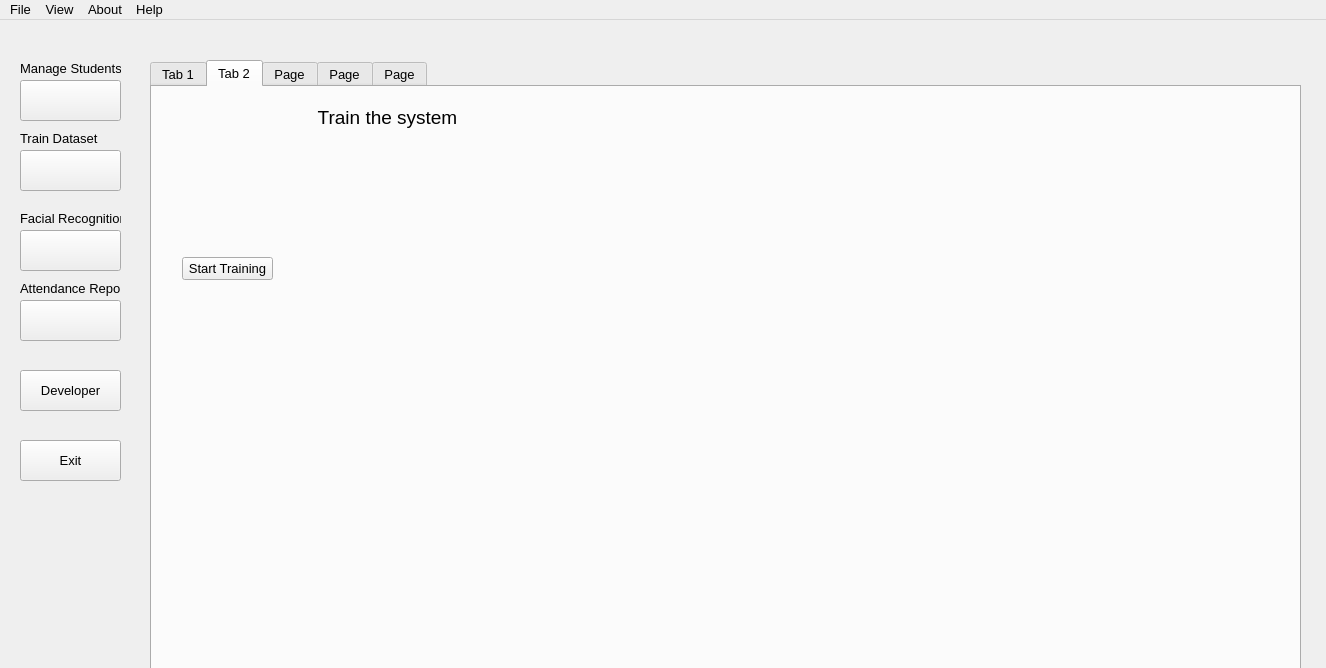
<?xml version="1.0" encoding="UTF-8"?>
<ui version="4.0">
 <class>MainWindowSystem</class>
 <widget class="QMainWindow" name="MainWindowSystem">
  <property name="geometry">
   <rect>
    <x>0</x>
    <y>0</y>
    <width>1326</width>
    <height>668</height>
   </rect>
  </property>
  <property name="font">
   <font>
    <family>Segoe UI</family>
    <pointsize>10</pointsize>
   </font>
  </property>
  <property name="windowTitle">
   <string>Mirrorlane</string>
  </property>
  <property name="windowIcon">
   <iconset resource="icons.qrc">
    <normaloff>:/icons/video_call_32px.png</normaloff>:/icons/video_call_32px.png</iconset>
  </property>
  <property name="styleSheet">
   <string notr="true"/>
  </property>
  <widget class="QWidget" name="centralwidget">
   <widget class="QPushButton" name="pushButton_manage">
    <property name="geometry">
     <rect>
      <x>20</x>
      <y>60</y>
      <width>101</width>
      <height>41</height>
     </rect>
    </property>
    <property name="text">
     <string/>
    </property>
    <property name="icon">
     <iconset resource="icons.qrc">
      <normaloff>:/icons/people_64px.png</normaloff>:/icons/people_64px.png</iconset>
    </property>
    <property name="iconSize">
     <size>
      <width>40</width>
      <height>40</height>
     </size>
    </property>
   </widget>
   <widget class="QLabel" name="label">
    <property name="geometry">
     <rect>
      <x>20</x>
      <y>40</y>
      <width>101</width>
      <height>16</height>
     </rect>
    </property>
    <property name="text">
     <string>Manage Students</string>
    </property>
   </widget>
   <widget class="QPushButton" name="pushButton_dataset">
    <property name="geometry">
     <rect>
      <x>20</x>
      <y>130</y>
      <width>101</width>
      <height>41</height>
     </rect>
    </property>
    <property name="text">
     <string/>
    </property>
    <property name="icon">
     <iconset resource="icons.qrc">
      <normaloff>:/icons/settings_64px.png</normaloff>:/icons/settings_64px.png</iconset>
    </property>
    <property name="iconSize">
     <size>
      <width>39</width>
      <height>39</height>
     </size>
    </property>
   </widget>
   <widget class="QLabel" name="label_2">
    <property name="geometry">
     <rect>
      <x>20</x>
      <y>110</y>
      <width>101</width>
      <height>16</height>
     </rect>
    </property>
    <property name="text">
     <string>Train Dataset</string>
    </property>
   </widget>
   <widget class="QPushButton" name="pushButton_3_face">
    <property name="geometry">
     <rect>
      <x>20</x>
      <y>210</y>
      <width>101</width>
      <height>41</height>
     </rect>
    </property>
    <property name="text">
     <string/>
    </property>
    <property name="icon">
     <iconset resource="icons.qrc">
      <normaloff>:/icons/face_id_48px.png</normaloff>:/icons/face_id_48px.png</iconset>
    </property>
    <property name="iconSize">
     <size>
      <width>39</width>
      <height>39</height>
     </size>
    </property>
   </widget>
   <widget class="QLabel" name="label_3">
    <property name="geometry">
     <rect>
      <x>20</x>
      <y>190</y>
      <width>101</width>
      <height>16</height>
     </rect>
    </property>
    <property name="text">
     <string>Facial Recognition</string>
    </property>
   </widget>
   <widget class="QPushButton" name="pushButton_4_attendance">
    <property name="geometry">
     <rect>
      <x>20</x>
      <y>280</y>
      <width>101</width>
      <height>41</height>
     </rect>
    </property>
    <property name="text">
     <string/>
    </property>
    <property name="icon">
     <iconset resource="icons.qrc">
      <normaloff>:/icons/microsoft_excel_26px.png</normaloff>:/icons/microsoft_excel_26px.png</iconset>
    </property>
    <property name="iconSize">
     <size>
      <width>39</width>
      <height>39</height>
     </size>
    </property>
   </widget>
   <widget class="QLabel" name="label_4">
    <property name="geometry">
     <rect>
      <x>20</x>
      <y>260</y>
      <width>101</width>
      <height>16</height>
     </rect>
    </property>
    <property name="text">
     <string>Attendance Report</string>
    </property>
   </widget>
   <widget class="QPushButton" name="pushButton_6_developer">
    <property name="geometry">
     <rect>
      <x>20</x>
      <y>350</y>
      <width>101</width>
      <height>41</height>
     </rect>
    </property>
    <property name="text">
     <string>Developer</string>
    </property>
   </widget>
   <widget class="QPushButton" name="pushButton_7">
    <property name="geometry">
     <rect>
      <x>20</x>
      <y>420</y>
      <width>101</width>
      <height>41</height>
     </rect>
    </property>
    <property name="text">
     <string>Exit</string>
    </property>
   </widget>
   <widget class="QTabWidget" name="tabWidget">
    <property name="geometry">
     <rect>
      <x>150</x>
      <y>40</y>
      <width>1151</width>
      <height>611</height>
     </rect>
    </property>
    <property name="currentIndex">
     <number>1</number>
    </property>
    <widget class="QWidget" name="tab">
     <attribute name="title">
      <string>Tab 1</string>
     </attribute>
     <widget class="QGroupBox" name="groupBox">
      <property name="geometry">
       <rect>
        <x>0</x>
        <y>0</y>
        <width>451</width>
        <height>531</height>
       </rect>
      </property>
      <property name="maximumSize">
       <size>
        <width>16777194</width>
        <height>16777215</height>
       </size>
      </property>
      <property name="title">
       <string>ADD STUDENTS</string>
      </property>
      <widget class="QLabel" name="label_8">
       <property name="geometry">
        <rect>
         <x>10</x>
         <y>20</y>
         <width>101</width>
         <height>16</height>
        </rect>
       </property>
       <property name="text">
        <string>FullName</string>
       </property>
      </widget>
      <widget class="QLineEdit" name="lineEdit_fullname">
       <property name="geometry">
        <rect>
         <x>120</x>
         <y>20</y>
         <width>281</width>
         <height>20</height>
        </rect>
       </property>
       <property name="placeholderText">
        <string>Fullname..</string>
       </property>
      </widget>
      <widget class="QLineEdit" name="lineEdit_2_reg_no">
       <property name="geometry">
        <rect>
         <x>120</x>
         <y>70</y>
         <width>281</width>
         <height>20</height>
        </rect>
       </property>
       <property name="placeholderText">
        <string>CT100/G/0000/17</string>
       </property>
      </widget>
      <widget class="QLabel" name="label_9">
       <property name="geometry">
        <rect>
         <x>10</x>
         <y>70</y>
         <width>101</width>
         <height>16</height>
        </rect>
       </property>
       <property name="text">
        <string>Reg No</string>
       </property>
      </widget>
      <widget class="QLineEdit" name="lineEdit_contacts">
       <property name="geometry">
        <rect>
         <x>120</x>
         <y>120</y>
         <width>281</width>
         <height>20</height>
        </rect>
       </property>
       <property name="placeholderText">
        <string>Mobile No</string>
       </property>
      </widget>
      <widget class="QLabel" name="label_10">
       <property name="geometry">
        <rect>
         <x>10</x>
         <y>120</y>
         <width>101</width>
         <height>16</height>
        </rect>
       </property>
       <property name="text">
        <string>Contactas</string>
       </property>
      </widget>
      <widget class="QLabel" name="label_11">
       <property name="geometry">
        <rect>
         <x>10</x>
         <y>220</y>
         <width>101</width>
         <height>21</height>
        </rect>
       </property>
       <property name="text">
        <string>Course</string>
       </property>
      </widget>
      <widget class="QLabel" name="label_13">
       <property name="geometry">
        <rect>
         <x>10</x>
         <y>270</y>
         <width>101</width>
         <height>21</height>
        </rect>
       </property>
       <property name="text">
        <string>School</string>
       </property>
      </widget>
      <widget class="QLabel" name="label_15">
       <property name="geometry">
        <rect>
         <x>10</x>
         <y>320</y>
         <width>101</width>
         <height>21</height>
        </rect>
       </property>
       <property name="text">
        <string>Gender</string>
       </property>
      </widget>
      <widget class="QComboBox" name="comboBox_Course">
       <property name="geometry">
        <rect>
         <x>120</x>
         <y>220</y>
         <width>281</width>
         <height>22</height>
        </rect>
       </property>
      </widget>
      <widget class="QComboBox" name="comboBox_School">
       <property name="geometry">
        <rect>
         <x>120</x>
         <y>270</y>
         <width>281</width>
         <height>22</height>
        </rect>
       </property>
       <item>
        <property name="text">
         <string>School of Business And Economics</string>
        </property>
       </item>
       <item>
        <property name="text">
         <string>School of Health Sciences</string>
        </property>
       </item>
       <item>
        <property name="text">
         <string>School of Pure And Applied Sciences</string>
        </property>
       </item>
       <item>
        <property name="text">
         <string>School of Engineering And Built Environment</string>
        </property>
       </item>
       <item>
        <property name="text">
         <string>School of Hospitality and Textile Technology</string>
        </property>
       </item>
      </widget>
      <widget class="QComboBox" name="comboBox_gender">
       <property name="geometry">
        <rect>
         <x>120</x>
         <y>320</y>
         <width>281</width>
         <height>22</height>
        </rect>
       </property>
       <item>
        <property name="text">
         <string>Male</string>
        </property>
       </item>
       <item>
        <property name="text">
         <string>Female</string>
        </property>
       </item>
      </widget>
      <widget class="QLabel" name="label_16">
       <property name="geometry">
        <rect>
         <x>10</x>
         <y>410</y>
         <width>101</width>
         <height>21</height>
        </rect>
       </property>
       <property name="text">
        <string>Images</string>
       </property>
      </widget>
      <widget class="QPushButton" name="pushButton_load_images">
       <property name="geometry">
        <rect>
         <x>120</x>
         <y>410</y>
         <width>111</width>
         <height>23</height>
        </rect>
       </property>
       <property name="text">
        <string>Load Images</string>
       </property>
      </widget>
      <widget class="QLabel" name="label_27">
       <property name="geometry">
        <rect>
         <x>11</x>
         <y>370</y>
         <width>101</width>
         <height>21</height>
        </rect>
       </property>
       <property name="text">
        <string>Dob</string>
       </property>
      </widget>
      <widget class="QLabel" name="label_12">
       <property name="geometry">
        <rect>
         <x>10</x>
         <y>170</y>
         <width>101</width>
         <height>21</height>
        </rect>
       </property>
       <property name="text">
        <string>Level</string>
       </property>
      </widget>
      <widget class="QComboBox" name="comboBox_Level">
       <property name="geometry">
        <rect>
         <x>120</x>
         <y>170</y>
         <width>281</width>
         <height>22</height>
        </rect>
       </property>
      </widget>
      <widget class="QDateEdit" name="dateEdit_dob">
       <property name="geometry">
        <rect>
         <x>120</x>
         <y>370</y>
         <width>281</width>
         <height>22</height>
        </rect>
       </property>
      </widget>
      <widget class="QLabel" name="label_pix_img">
       <property name="geometry">
        <rect>
         <x>250</x>
         <y>410</y>
         <width>171</width>
         <height>91</height>
        </rect>
       </property>
       <property name="maximumSize">
        <size>
         <width>200</width>
         <height>200</height>
        </size>
       </property>
       <property name="text">
        <string/>
       </property>
      </widget>
      <widget class="QLabel" name="label_6_input_error">
       <property name="geometry">
        <rect>
         <x>20</x>
         <y>510</y>
         <width>361</width>
         <height>16</height>
        </rect>
       </property>
       <property name="font">
        <font>
         <family>Segoe UI</family>
         <pointsize>10</pointsize>
        </font>
       </property>
       <property name="styleSheet">
        <string notr="true">color: rgb(255, 0, 0);</string>
       </property>
       <property name="text">
        <string/>
       </property>
      </widget>
     </widget>
     <widget class="QPushButton" name="pushButton_add_student">
      <property name="geometry">
       <rect>
        <x>10</x>
        <y>550</y>
        <width>71</width>
        <height>31</height>
       </rect>
      </property>
      <property name="text">
       <string>Add</string>
      </property>
     </widget>
     <widget class="QPushButton" name="pushButton_10_update">
      <property name="geometry">
       <rect>
        <x>130</x>
        <y>550</y>
        <width>71</width>
        <height>31</height>
       </rect>
      </property>
      <property name="text">
       <string>Update</string>
      </property>
     </widget>
     <widget class="QPushButton" name="pushButton_delete">
      <property name="geometry">
       <rect>
        <x>250</x>
        <y>550</y>
        <width>71</width>
        <height>31</height>
       </rect>
      </property>
      <property name="text">
       <string>Delete</string>
      </property>
     </widget>
     <widget class="QPushButton" name="pushButton_clear">
      <property name="geometry">
       <rect>
        <x>370</x>
        <y>550</y>
        <width>71</width>
        <height>31</height>
       </rect>
      </property>
      <property name="text">
       <string>Clear</string>
      </property>
     </widget>
     <widget class="QLabel" name="label_17">
      <property name="geometry">
       <rect>
        <x>480</x>
        <y>30</y>
        <width>91</width>
        <height>31</height>
       </rect>
      </property>
      <property name="font">
       <font>
        <family>Segoe UI</family>
        <pointsize>10</pointsize>
       </font>
      </property>
      <property name="text">
       <string>Search Student</string>
      </property>
     </widget>
     <widget class="QLineEdit" name="lineEdit_4_search">
      <property name="geometry">
       <rect>
        <x>602</x>
        <y>30</y>
        <width>251</width>
        <height>31</height>
       </rect>
      </property>
      <property name="placeholderText">
       <string>RegNo....</string>
      </property>
     </widget>
     <widget class="QPushButton" name="pushButton_show_all">
      <property name="geometry">
       <rect>
        <x>890</x>
        <y>30</y>
        <width>121</width>
        <height>31</height>
       </rect>
      </property>
      <property name="text">
       <string>Show All</string>
      </property>
      <property name="icon">
       <iconset resource="icons.qrc">
        <normaloff>:/icons/refresh_24px.png</normaloff>:/icons/refresh_24px.png</iconset>
      </property>
     </widget>
     <widget class="QTableWidget" name="tableWidget_student_data">
      <property name="geometry">
       <rect>
        <x>450</x>
        <y>80</y>
        <width>741</width>
        <height>501</height>
       </rect>
      </property>
      <column>
       <property name="text">
        <string>Fullname</string>
       </property>
      </column>
      <column>
       <property name="text">
        <string>RegNo</string>
       </property>
      </column>
      <column>
       <property name="text">
        <string>Contacts</string>
       </property>
      </column>
      <column>
       <property name="text">
        <string>Level</string>
       </property>
      </column>
      <column>
       <property name="text">
        <string>Course</string>
       </property>
      </column>
      <column>
       <property name="text">
        <string>School</string>
       </property>
      </column>
      <column>
       <property name="text">
        <string>Gender</string>
       </property>
      </column>
      <column>
       <property name="text">
        <string>DOB</string>
       </property>
      </column>
     </widget>
    </widget>
    <widget class="QWidget" name="tab_2">
     <attribute name="title">
      <string>Tab 2</string>
     </attribute>
     <widget class="QLabel" name="label_18">
      <property name="geometry">
       <rect>
        <x>20</x>
        <y>10</y>
        <width>431</width>
        <height>41</height>
       </rect>
      </property>
      <property name="font">
       <font>
        <family>Segoe UI</family>
        <pointsize>14</pointsize>
       </font>
      </property>
      <property name="text">
       <string>Train the system</string>
      </property>
      <property name="alignment">
       <set>Qt::AlignCenter</set>
      </property>
     </widget>
     <widget class="QPushButton" name="pushButton_stat_training">
      <property name="geometry">
       <rect>
        <x>30</x>
        <y>170</y>
        <width>91</width>
        <height>23</height>
       </rect>
      </property>
      <property name="text">
       <string>Start Training</string>
      </property>
     </widget>
     <widget class="QLabel" name="label_6_training_progress">
      <property name="geometry">
       <rect>
        <x>30</x>
        <y>230</y>
        <width>401</width>
        <height>16</height>
       </rect>
      </property>
      <property name="styleSheet">
       <string notr="true">color: rgb(85, 255, 0);</string>
      </property>
      <property name="text">
       <string/>
      </property>
     </widget>
    </widget>
    <widget class="QWidget" name="tab_3">
     <attribute name="title">
      <string>Page</string>
     </attribute>
     <widget class="QLabel" name="label_19">
      <property name="geometry">
       <rect>
        <x>30</x>
        <y>20</y>
        <width>411</width>
        <height>31</height>
       </rect>
      </property>
      <property name="font">
       <font>
        <family>Segoe UI</family>
        <pointsize>15</pointsize>
       </font>
      </property>
      <property name="text">
       <string>Load Recognizer</string>
      </property>
     </widget>
     <widget class="QLabel" name="label_6_camera">
      <property name="geometry">
       <rect>
        <x>30</x>
        <y>70</y>
        <width>541</width>
        <height>401</height>
       </rect>
      </property>
      <property name="text">
       <string/>
      </property>
     </widget>
     <widget class="QPushButton" name="pushButton_start_face">
      <property name="geometry">
       <rect>
        <x>30</x>
        <y>500</y>
        <width>111</width>
        <height>31</height>
       </rect>
      </property>
      <property name="text">
       <string>start</string>
      </property>
     </widget>
     <widget class="QPushButton" name="pushButton">
      <property name="geometry">
       <rect>
        <x>170</x>
        <y>500</y>
        <width>91</width>
        <height>31</height>
       </rect>
      </property>
      <property name="text">
       <string>cool btn</string>
      </property>
     </widget>
    </widget>
    <widget class="QWidget" name="tab_4">
     <attribute name="title">
      <string>Page</string>
     </attribute>
     <widget class="QGroupBox" name="groupBox_2">
      <property name="geometry">
       <rect>
        <x>10</x>
        <y>10</y>
        <width>321</width>
        <height>511</height>
       </rect>
      </property>
      <property name="title">
       <string>Attendance Info</string>
      </property>
      <widget class="QLabel" name="label_20">
       <property name="geometry">
        <rect>
         <x>10</x>
         <y>20</y>
         <width>251</width>
         <height>31</height>
        </rect>
       </property>
       <property name="font">
        <font>
         <family>Segoe UI</family>
         <pointsize>10</pointsize>
        </font>
       </property>
       <property name="text">
        <string>View and Update Attendance</string>
       </property>
      </widget>
      <widget class="QLabel" name="label_21">
       <property name="geometry">
        <rect>
         <x>10</x>
         <y>120</y>
         <width>101</width>
         <height>16</height>
        </rect>
       </property>
       <property name="text">
        <string>Reg No</string>
       </property>
      </widget>
      <widget class="QLineEdit" name="lineEdit_6">
       <property name="geometry">
        <rect>
         <x>160</x>
         <y>70</y>
         <width>151</width>
         <height>20</height>
        </rect>
       </property>
       <property name="text">
        <string/>
       </property>
      </widget>
      <widget class="QLabel" name="label_22">
       <property name="geometry">
        <rect>
         <x>10</x>
         <y>70</y>
         <width>101</width>
         <height>16</height>
        </rect>
       </property>
       <property name="text">
        <string>FullName</string>
       </property>
      </widget>
      <widget class="QLineEdit" name="lineEdit_7">
       <property name="geometry">
        <rect>
         <x>160</x>
         <y>170</y>
         <width>151</width>
         <height>20</height>
        </rect>
       </property>
       <property name="text">
        <string/>
       </property>
      </widget>
      <widget class="QLabel" name="label_23">
       <property name="geometry">
        <rect>
         <x>10</x>
         <y>170</y>
         <width>101</width>
         <height>16</height>
        </rect>
       </property>
       <property name="text">
        <string>Status</string>
       </property>
      </widget>
      <widget class="QLineEdit" name="lineEdit_5">
       <property name="geometry">
        <rect>
         <x>160</x>
         <y>120</y>
         <width>151</width>
         <height>20</height>
        </rect>
       </property>
       <property name="text">
        <string/>
       </property>
      </widget>
      <widget class="QPushButton" name="pushButton_16">
       <property name="geometry">
        <rect>
         <x>200</x>
         <y>230</y>
         <width>71</width>
         <height>31</height>
        </rect>
       </property>
       <property name="text">
        <string>Clear</string>
       </property>
      </widget>
      <widget class="QPushButton" name="pushButton_17">
       <property name="geometry">
        <rect>
         <x>10</x>
         <y>230</y>
         <width>71</width>
         <height>31</height>
        </rect>
       </property>
       <property name="text">
        <string>Update</string>
       </property>
      </widget>
      <widget class="QLabel" name="label_24">
       <property name="geometry">
        <rect>
         <x>10</x>
         <y>290</y>
         <width>151</width>
         <height>31</height>
        </rect>
       </property>
       <property name="text">
        <string>Export to Excel</string>
       </property>
      </widget>
      <widget class="QPushButton" name="pushButton_18">
       <property name="geometry">
        <rect>
         <x>10</x>
         <y>330</y>
         <width>71</width>
         <height>31</height>
        </rect>
       </property>
       <property name="text">
        <string>Export</string>
       </property>
      </widget>
      <widget class="QLabel" name="label_25">
       <property name="geometry">
        <rect>
         <x>10</x>
         <y>390</y>
         <width>151</width>
         <height>31</height>
        </rect>
       </property>
       <property name="text">
        <string>Delete Attendance</string>
       </property>
      </widget>
      <widget class="QPushButton" name="pushButton_19">
       <property name="geometry">
        <rect>
         <x>10</x>
         <y>430</y>
         <width>71</width>
         <height>31</height>
        </rect>
       </property>
       <property name="text">
        <string>Delete</string>
       </property>
      </widget>
     </widget>
     <widget class="QLineEdit" name="lineEdit_8">
      <property name="geometry">
       <rect>
        <x>502</x>
        <y>10</y>
        <width>181</width>
        <height>31</height>
       </rect>
      </property>
      <property name="placeholderText">
       <string>Student Reg No</string>
      </property>
     </widget>
     <widget class="QLabel" name="label_26">
      <property name="geometry">
       <rect>
        <x>380</x>
        <y>20</y>
        <width>91</width>
        <height>21</height>
       </rect>
      </property>
      <property name="font">
       <font>
        <family>Segoe UI</family>
        <pointsize>10</pointsize>
       </font>
      </property>
      <property name="text">
       <string>Search Student</string>
      </property>
     </widget>
     <widget class="QPushButton" name="pushButton_20">
      <property name="geometry">
       <rect>
        <x>700</x>
        <y>10</y>
        <width>75</width>
        <height>31</height>
       </rect>
      </property>
      <property name="text">
       <string>Search</string>
      </property>
     </widget>
     <widget class="QPushButton" name="pushButton_21">
      <property name="geometry">
       <rect>
        <x>820</x>
        <y>10</y>
        <width>75</width>
        <height>31</height>
       </rect>
      </property>
      <property name="text">
       <string>Show All</string>
      </property>
     </widget>
     <widget class="QTableWidget" name="tableWidget_2">
      <property name="geometry">
       <rect>
        <x>380</x>
        <y>60</y>
        <width>701</width>
        <height>461</height>
       </rect>
      </property>
      <column>
       <property name="text">
        <string>Fullname</string>
       </property>
      </column>
      <column>
       <property name="text">
        <string>RegNo</string>
       </property>
      </column>
      <column>
       <property name="text">
        <string>Contacts</string>
       </property>
      </column>
      <column>
       <property name="text">
        <string>School</string>
       </property>
      </column>
      <column>
       <property name="text">
        <string>New Column</string>
       </property>
      </column>
      <column>
       <property name="text">
        <string>Course</string>
       </property>
      </column>
      <column>
       <property name="text">
        <string>Gender</string>
       </property>
      </column>
      <column>
       <property name="text">
        <string>Dob</string>
       </property>
      </column>
     </widget>
    </widget>
    <widget class="QWidget" name="tab_5">
     <attribute name="title">
      <string>Page</string>
     </attribute>
    </widget>
   </widget>
   <widget class="QLabel" name="label_6_time">
    <property name="geometry">
     <rect>
      <x>410</x>
      <y>0</y>
      <width>291</width>
      <height>31</height>
     </rect>
    </property>
    <property name="styleSheet">
     <string notr="true">color: rgb(170, 85, 127);</string>
    </property>
    <property name="text">
     <string/>
    </property>
   </widget>
   <widget class="QLabel" name="label_6_time_2">
    <property name="geometry">
     <rect>
      <x>760</x>
      <y>0</y>
      <width>291</width>
      <height>31</height>
     </rect>
    </property>
    <property name="styleSheet">
     <string notr="true">color: rgb(170, 85, 127);</string>
    </property>
    <property name="text">
     <string/>
    </property>
   </widget>
  </widget>
  <widget class="QMenuBar" name="menubar">
   <property name="geometry">
    <rect>
     <x>0</x>
     <y>0</y>
     <width>1326</width>
     <height>21</height>
    </rect>
   </property>
   <widget class="QMenu" name="menuFile">
    <property name="title">
     <string>File</string>
    </property>
    <addaction name="actionView_Attendance"/>
    <addaction name="actionExport_to_Excel"/>
    <addaction name="actionExport_to_CSV"/>
    <addaction name="separator"/>
    <addaction name="actionPrint"/>
    <addaction name="actionQuit"/>
   </widget>
   <widget class="QMenu" name="menuView">
    <property name="title">
     <string>View</string>
    </property>
    <addaction name="actionShow_all_data"/>
    <addaction name="actionToolbars"/>
   </widget>
   <widget class="QMenu" name="menuAbout">
    <property name="title">
     <string>About</string>
    </property>
    <addaction name="actionFacial_Recognition_Software"/>
    <addaction name="actionDeveloper"/>
   </widget>
   <widget class="QMenu" name="menuHelp">
    <property name="title">
     <string>Help</string>
    </property>
    <addaction name="actionReport_a_bug"/>
    <addaction name="actionMake_Suggestions"/>
    <addaction name="actionManual_usage"/>
   </widget>
   <addaction name="menuFile"/>
   <addaction name="menuView"/>
   <addaction name="menuAbout"/>
   <addaction name="menuHelp"/>
  </widget>
  <action name="actionView_Attendance">
   <property name="icon">
    <iconset resource="icons.qrc">
     <normaloff>:/icons/report_file_32px.png</normaloff>:/icons/report_file_32px.png</iconset>
   </property>
   <property name="text">
    <string>View Attendance</string>
   </property>
   <property name="toolTip">
    <string>Preview attendance list</string>
   </property>
   <property name="font">
    <font>
     <family>Segoe UI</family>
     <pointsize>10</pointsize>
    </font>
   </property>
   <property name="shortcut">
    <string>Ctrl+Shift+A</string>
   </property>
  </action>
  <action name="actionExport_to_Excel">
   <property name="icon">
    <iconset resource="icons.qrc">
     <normaloff>:/icons/microsoft_excel_26px.png</normaloff>:/icons/microsoft_excel_26px.png</iconset>
   </property>
   <property name="text">
    <string>Export to Excel</string>
   </property>
   <property name="font">
    <font>
     <family>Segoe UI</family>
    </font>
   </property>
   <property name="shortcut">
    <string>Ctrl+E</string>
   </property>
  </action>
  <action name="actionExport_to_CSV">
   <property name="icon">
    <iconset resource="icons.qrc">
     <normaloff>:/icons/csv_40px.png</normaloff>:/icons/csv_40px.png</iconset>
   </property>
   <property name="text">
    <string>Export to CSV</string>
   </property>
   <property name="font">
    <font>
     <family>Segoe UI</family>
    </font>
   </property>
   <property name="shortcut">
    <string>Ctrl+R</string>
   </property>
  </action>
  <action name="actionPrint">
   <property name="icon">
    <iconset resource="icons.qrc">
     <normaloff>:/icons/print_32px.png</normaloff>:/icons/print_32px.png</iconset>
   </property>
   <property name="text">
    <string>Print</string>
   </property>
   <property name="font">
    <font>
     <family>Segoe UI</family>
    </font>
   </property>
   <property name="shortcut">
    <string>Ctrl+P</string>
   </property>
  </action>
  <action name="actionQuit">
   <property name="icon">
    <iconset resource="icons.qrc">
     <normaloff>:/icons/exit_32px.png</normaloff>:/icons/exit_32px.png</iconset>
   </property>
   <property name="text">
    <string>Quit</string>
   </property>
   <property name="font">
    <font>
     <family>Segoe UI</family>
    </font>
   </property>
   <property name="shortcut">
    <string>Ctrl+Q</string>
   </property>
  </action>
  <action name="actionShow_all_data">
   <property name="text">
    <string>Show all data</string>
   </property>
  </action>
  <action name="actionToolbars">
   <property name="checkable">
    <bool>true</bool>
   </property>
   <property name="text">
    <string>Toolbars</string>
   </property>
  </action>
  <action name="actionReport_a_bug">
   <property name="text">
    <string>Report a bug</string>
   </property>
  </action>
  <action name="actionMake_Suggestions">
   <property name="text">
    <string>Make Suggestions</string>
   </property>
  </action>
  <action name="actionFacial_Recognition_Software">
   <property name="text">
    <string>Facial Recognition Software</string>
   </property>
  </action>
  <action name="actionDeveloper">
   <property name="text">
    <string>Developer</string>
   </property>
  </action>
  <action name="actionManual_usage">
   <property name="text">
    <string>Manual usage</string>
   </property>
  </action>
 </widget>
 <resources>
  <include location="icons.qrc"/>
 </resources>
 <connections/>
</ui>
